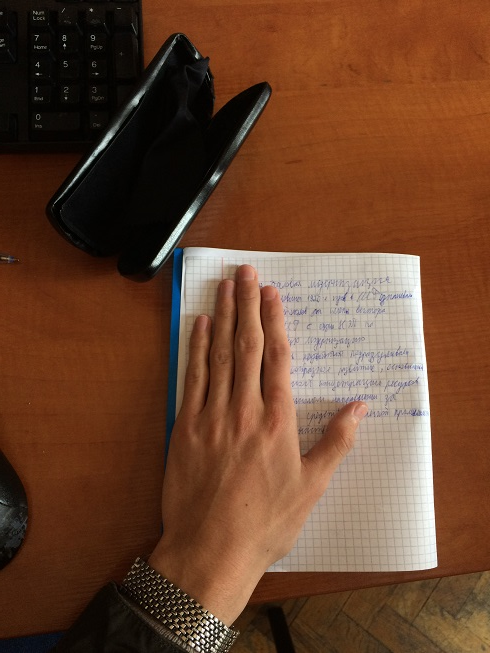
#> input picture midterm/ex1.JPG, 490 x 653 px, found by its file name
$ jupyter execute --allow-errors task1.ipynb
#> lines starting #> are read from the running program, lines starting #| are printed output that depends on the picture
### Task 1
Apply each filter to image, specify which properties corresponds to filters

(1) corresponds to a low-pass filter in the frequency domain; (2) less than the other specified noise-canceling filters, blurs edges; (3) increases the sharpness of the image (4) works slower than the other specified noise-canceling filters; (5) is not a noise canceling filter; (6) poorly removes noise such as "salt and pepper"; (7) will destroy all lines of one pixel thickness in the image

[cell 1]
from matplotlib import pyplot as plt
import cv2
import numpy as np
import skimage
from matplotlib import image as pltimg
import scipy.ndimage as spimg
img = cv2.imread('.\\ex1.jpg',0);
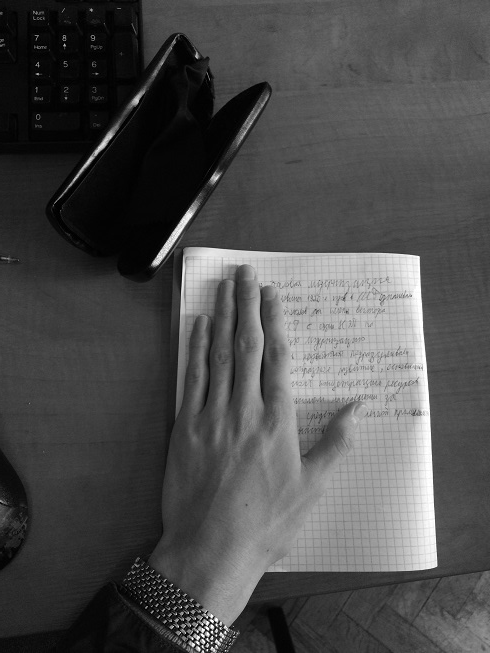
#> img: shape (653, 490); min 0, max 255, mean 76.6
#> (the rest of this cell did not finish here and is left out)
